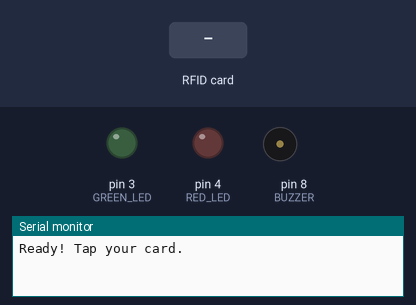
Bench run of a sketch on a simulated Arduino Uno, built with avr-gcc and run on an emulated ATmega328P. On the bench: output pins drawn as LEDs (lit = HIGH), buzzer (waves = sounding, pin HIGH), the last lines printed to the serial monitor. The test bench sets the inputs (shaded band). Pins used as bus, display or sensor lines are not drawn.

Above: at 1.2 s.
1.3 s: RFID card DE AD BE EF held to the reader
At 1.55 s:
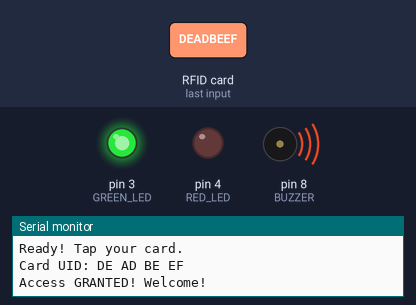
At 2.4 s:
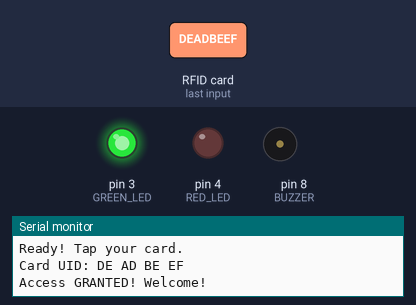
4.1 s: RFID card 5E 7A 19 C4 held to the reader
At 4.5 s:
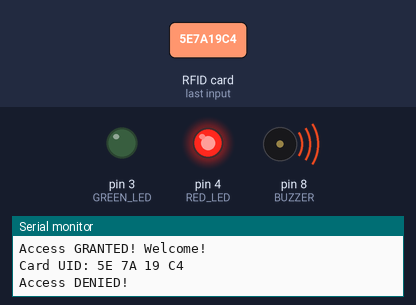
Timing chart, 0 to 7.3 s (numbered marks = the images above; inputs shaded):
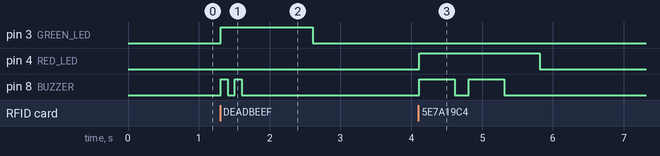

The sketch:

12-secret-card-unlock.ino
```cpp
/*
 * Project 12: Secret Card Unlock
 *
 * What this does: tap your special RFID card → green light + happy beep!
 *                 tap a wrong card → red light + alarm beep!
 *
 * Parts needed:
 *   - 1 × RC522 RFID reader module
 *   - 1 × RFID card AND/OR 1 × RFID key fob
 *   - 1 × green LED + 220 ohm resistor (red, red, brown, gold)
 *   - 1 × red LED + 220 ohm resistor (red, red, brown, gold)
 *   - 1 × active buzzer
 *   - jumper wires
 *
 * IMPORTANT: The RC522 module uses 3.3V — NOT 5V!
 *            Connecting it to 5V will BREAK the module!
 *
 * Library used: MFRC522
 *
 * HOW TO FIND YOUR CARD'S ID (first-time setup):
 *   1. Upload this sketch as-is
 *   2. Open Serial Monitor (baud 9600)
 *   3. Tap your RFID card near the reader
 *   4. Copy the "Card UID: XX XX XX XX" numbers
 *   5. Replace the numbers in AUTHORIZED_UID below
 *   6. Upload again — now your card is the secret key!
 *
 * Written for children — every line is explained!
 */

#include <SPI.h>      // SPI library — controls how Arduino talks to the RC522
#include <MFRC522.h>  // MFRC522 library — controls the RFID reader

// SPI pins (these are fixed on the Arduino Uno R4 WiFi — do not change!)
#define SS_PIN  10  // SS/SDA pin of RC522 connects to pin 10
#define RST_PIN  9  // RST (reset) pin of RC522 connects to pin 9

// LED and buzzer pins
#define GREEN_LED 3  // green LED (access granted) — pin 3
#define RED_LED   4  // red LED (access denied) — pin 4
#define BUZZER    8  // buzzer — pin 8

// YOUR SECRET CARD'S ID — replace these 4 numbers with your card's UID
// (follow the HOW TO FIND YOUR CARD'S ID instructions above)
byte AUTHORIZED_UID[4] = { 0xDE, 0xAD, 0xBE, 0xEF };  // REPLACE THESE!

// Create the RFID reader object — our "remote control" for the RC522
MFRC522 rfid(SS_PIN, RST_PIN);

// setup() runs once when the Arduino turns on
void setup() {
  Serial.begin(9600);  // start communication with the computer
  SPI.begin();         // start the SPI communication bus (needed for RC522)
  rfid.PCD_Init();     // start the RFID reader

  // Set up the LED and buzzer pins
  pinMode(GREEN_LED, OUTPUT);  // green LED sends electricity OUT
  pinMode(RED_LED, OUTPUT);    // red LED sends electricity OUT
  pinMode(BUZZER, OUTPUT);     // buzzer sends electricity OUT

  // Start with everything off
  digitalWrite(GREEN_LED, LOW);  // green LED off
  digitalWrite(RED_LED, LOW);    // red LED off
  digitalWrite(BUZZER, LOW);     // buzzer off (silent)

  Serial.println("Ready! Tap your card.");
}

// loop() runs over and over, forever
void loop() {
  // Check if a card is near the reader
  // PICC_IsNewCardPresent() returns true if a new card is detected
  // PICC_ReadCardSerial() reads the card's unique ID
  if (!rfid.PICC_IsNewCardPresent() || !rfid.PICC_ReadCardSerial()) {
    return;  // no card yet — go back to the start of loop() and try again
  }

  // A card was found! Print its UID to the Serial Monitor
  Serial.print("Card UID:");
  for (int i = 0; i < rfid.uid.size; i++) {
    Serial.print(" ");
    Serial.print(rfid.uid.uidByte[i], HEX);  // print each byte as a hex number
  }
  Serial.println();  // move to a new line

  // Check if this card's UID matches our authorized card
  bool cardIsAuthorized = true;  // assume it matches until we find a difference
  for (int i = 0; i < 4; i++) {
    if (rfid.uid.uidByte[i] != AUTHORIZED_UID[i]) {
      cardIsAuthorized = false;  // one byte does not match — not our card!
      break;                     // stop checking — it is already denied
    }
  }

  if (cardIsAuthorized) {
    // --- ACCESS GRANTED! ---
    Serial.println("Access GRANTED! Welcome!");
    digitalWrite(GREEN_LED, HIGH);  // turn green LED on
    // Happy beep: two short beeps
    digitalWrite(BUZZER, HIGH);     // BEEP
    delay(100);                     // for 100ms
    digitalWrite(BUZZER, LOW);      // pause
    delay(100);                     // for 100ms
    digitalWrite(BUZZER, HIGH);     // BEEP again
    delay(100);                     // for 100ms
    digitalWrite(BUZZER, LOW);      // done
    delay(1000);                    // keep green light on for 1 second
    digitalWrite(GREEN_LED, LOW);   // turn green LED off
  } else {
    // --- ACCESS DENIED! ---
    Serial.println("Access DENIED!");
    digitalWrite(RED_LED, HIGH);   // turn red LED on
    // Alarm beep: two long beeps
    digitalWrite(BUZZER, HIGH);    // BEEEEP
    delay(500);                    // for 500ms
    digitalWrite(BUZZER, LOW);     // short pause
    delay(200);                    // for 200ms
    digitalWrite(BUZZER, HIGH);    // BEEEEP
    delay(500);                    // for 500ms
    digitalWrite(BUZZER, LOW);     // done
    delay(500);                    // keep red light on briefly
    digitalWrite(RED_LED, LOW);    // turn red LED off
  }

  rfid.PICC_HaltA();  // tell the reader to stop reading this card
                      // (without this, it would read the same card dozens of times)
}
```

Measured:
- after the input at 1.3 s, pin 3 (GREEN_LED): LOW → HIGH at once, → LOW 1.3 s later; pin 8 (BUZZER): alternates HIGH for 0.10 s and LOW for 0.10 s, 4 changes in all, then stays LOW, starting at once
- after the input at 4.1 s, pin 4 (RED_LED): LOW → HIGH at once, → LOW 1.7 s later; pin 8 (BUZZER): alternates HIGH for 0.50 s and LOW for 0.20 s, 4 changes in all, then stays LOW, starting at once
